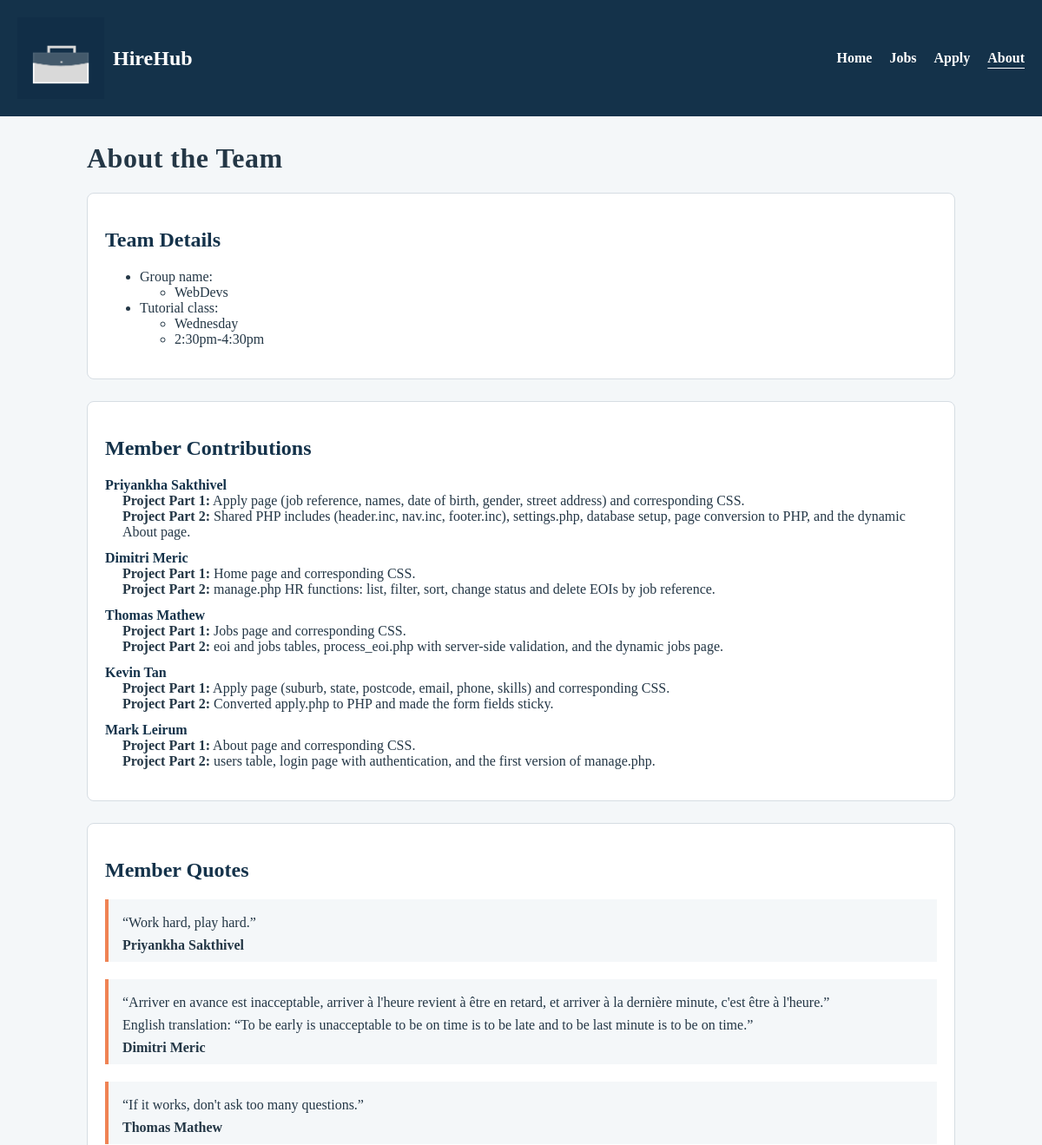
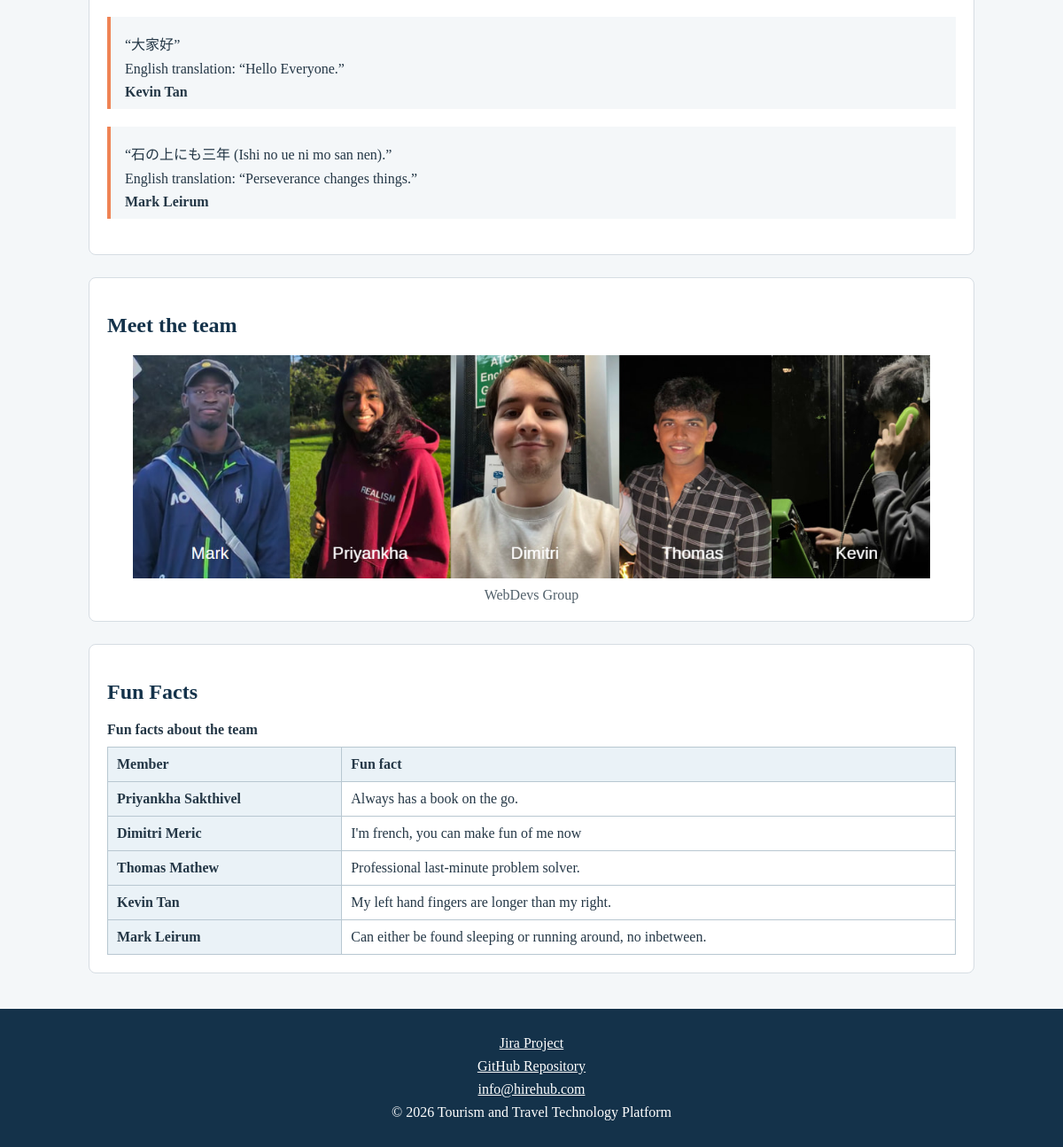
Page /about.php on the committed database (2 pictures, top to bottom).
### tables this page shows
CREATE TABLE about_group (
    id INT AUTO_INCREMENT PRIMARY KEY,
    group_name VARCHAR(100) NOT NULL,
    class_day VARCHAR(30) NOT NULL,
    class_time VARCHAR(30) NOT NULL,
    photo_path VARCHAR(255) NOT NULL,
    photo_alt VARCHAR(255) NOT NULL,
    photo_caption VARCHAR(100) NOT NULL
) DEFAULT CHARSET=utf8mb4;

CREATE TABLE members (
    member_id INT AUTO_INCREMENT PRIMARY KEY,
    full_name VARCHAR(100) NOT NULL,
    part1_work TEXT NOT NULL,
    part2_work TEXT NOT NULL,
    quote TEXT,
    quote_translation TEXT,
    fun_fact VARCHAR(255)
) DEFAULT CHARSET=utf8mb4;

### about.php (the view, shortened to what this page needs)
<?php
$body_class = "about-page";
include 'header.inc';
?>
<?php
require_once "settings.php";
$conn = @mysqli_connect($host, $user, $pwd, $sql_db);
if ($conn) {
    mysqli_set_charset($conn, "utf8mb4");
}
?>
	<main>
		<h1 class="page-title-spaced">About the Team</h1>
		<?php if (!$conn) { ?>
			<p>Sorry, the team information is currently unavailable. Please try again later.</p>
		<?php } else { ?>
		<?php
		$result= mysqli_query($conn, "SELECT * FROM about_group");
        $group = mysqli_fetch_assoc($result);
        ?>
        <section class="team-details">
            <h2>Team Details</h2>
            <ul>
                <li>Group name:
                    <ul>
                        <li><?php echo htmlspecialchars($group['group_name']); ?></li>
                    </ul>
                </li>
                <li>Tutorial class:
                    <ul>
                        <li><?php echo htmlspecialchars($group['class_day']); ?></li>
                        <li><?php echo htmlspecialchars($group['class_time']); ?></li>
                    </ul>
                </li>
            </ul>
        </section>
		<section>
			<h2>Member Contributions</h2>
			<dl>
			  <?php
                $result = mysqli_query($conn, "SELECT full_name, part1_work, part2_work FROM members ORDER BY member_id");
                if (mysqli_num_rows($result) > 0) {
                    while ($row = mysqli_fetch_assoc($result)) {
                        echo "<dt>" . htmlspecialchars($row['full_name']) . "</dt>";
                        echo "<dd><strong>Project Part 1:</strong> " . htmlspecialchars($row['part1_work']) . "</dd>";
                        echo "<dd><strong>Project Part 2:</strong> " . htmlspecialchars($row['part2_work']) . "</dd>";
                    }
                } else {
                    echo "<dd>There are no members to display.</dd>";
                }
                ?>
			</dl>
		</section>
		<section>
            <h2>Member Quotes</h2>
            <?php
            $result = mysqli_query($conn, "SELECT full_name, quote, quote_translation FROM members ORDER BY member_id");
            while ($row = mysqli_fetch_assoc($result)) {
                echo "<blockquote>";
                echo "<p>&ldquo;" . htmlspecialchars($row['quote']) . "&rdquo;</p>";
                if (!empty($row['quote_translation'])) {
                    echo "<p>English translation: &ldquo;" . htmlspecialchars($row['quote_translation']) . "&rdquo;</p>";
                }
                echo "<cite>" . htmlspecialchars($row['full_name']) . "</cite>";
                echo "</blockquote>";
            }
            ?>
        </section>
		 <section>
            <h2>Meet the team</h2>
            <figure>
                <img src="<?php echo htmlspecialchars($group['photo_path']); ?>"
                     alt="<?php echo htmlspecialchars($group['photo_alt']); ?>" width="900">
                <figcaption><?php echo htmlspecialchars($group['photo_caption']); ?></figcaption>
            </figure>
        </section>
		<section>
            <h2>Fun Facts</h2>
            <table>
                <caption>Fun facts about the team</caption>
                <thead>
                    <tr>
                        <th scope="col">Member</th>
                        <th scope="col">Fun fact</th>
                    </tr>
                </thead>
                <tbody>
                    <?php
                    $result = mysqli_query($conn, "SELECT full_name, fun_fact FROM members ORDER BY member_id");
                    while ($row = mysqli_fetch_assoc($result)) {
                        echo "<tr>";
                        echo "<th scope=\"row\">" . htmlspecialchars($row['full_name']) . "</th>";
                        echo "<td>" . htmlspecialchars($row['fun_fact']) . "</td>";
                        echo "</tr>";
                    }
                    ?>
                </tbody>
            </table>
        </section>
		<?php } ?>
	</main>
<?php include 'footer.inc'; ?>

### header.inc (shortened to what this page needs)
<!DOCTYPE html>
<html lang="en">
<head>
    <link rel="stylesheet" href="styles/styles.css">
</head>
<body class="<?php echo htmlspecialchars($body_class ?? ''); ?>">
<header aria-label="Site header">
    <a href="index.php" class="brand">
        <img src="images/Logo.png" alt="HireHub Logo" width="100">
        <span>HireHub</span>
    </a>
    <?php include 'nav.inc'; ?>
</header>

### nav.inc
<?php
$current = basename($_SERVER['PHP_SELF']);
?>
<nav aria-label="Main navigation">
  <ul>
    <li><a href="index.php" <?php if ($current == 'index.php') echo 'class="active" aria-current="page"'; ?>>Home</a></li>
    <li><a href="jobs.php" <?php if ($current == 'jobs.php') echo 'class="active" aria-current="page"'; ?>>Jobs</a></li>
    <li><a href="apply.php" <?php if ($current == 'apply.php') echo 'class="active" aria-current="page"'; ?>>Apply</a></li>
    <li><a href="about.php" <?php if ($current == 'about.php') echo 'class="active" aria-current="page"'; ?>>About</a></li>
  </ul>
</nav>

### footer.inc (shortened to what this page needs)
<footer aria-label="Site footer">
    <p><a href="https://studentteam2.atlassian.net/browse/G2">Jira Project</a></p>
    <p><a href="https://github.com/Priyankha-Sakthivel/Applied-Web-Project-Part-2">GitHub Repository</a></p>
    <p><a href="mailto:info@hirehub.com">info@hirehub.com</a></p>
    <p>&copy; 2026 Tourism and Travel Technology Platform</p>
</footer>
</body>
</html>

### styles/styles.css (style rules this page uses)
html { background-color: #eef1f4; }
body { margin: 0; min-height: 100vh; }
body { animation: fadeIn 0.35s ease-in; }
header { background-color: #14324a; color: white; padding: 20px; display: flex; align-items: center; justify-content: space-between; }
header img { width: 100px; height: auto; }
header .brand { display: flex; align-items: center; gap: 10px; color: white; text-decoration: none; font-size: 1.5rem; font-weight: bold; }
nav ul { list-style: none; padding: 0; margin: 0; display: flex; gap: 20px; }
nav a { color: white; text-decoration: none; font-weight: bold; }
footer { background-color: #14324a; color: white; text-align: center; padding: 30px 20px; margin-top: 40px; }
footer a { color: white; }
footer p { margin: 0 0 8px; }
footer p:last-child { margin-bottom: 0; }
nav a.active { color: #ffffff; font-weight: 700; text-decoration: underline; text-underline-offset: 6px; }
.about-page { color: #243746; background-color: #f4f7f9; }
.about-page main { width: 90%; max-width: 1000px; margin: 30px auto; }
.about-page section { background-color: white; border: 1px solid #d6dde3; border-radius: 8px; margin-bottom: 25px; padding: 20px; }
.about-page h2 { color: #14324a; }
.about-page dt { color: #14324a; font-weight: bold; margin-top: 12px; }
.about-page dd { margin-left: 20px; }
.about-page blockquote { border-left: 4px solid #ef8354; margin: 20px 0; padding-left: 16px; }
.about-page blockquote p { margin: 8px 0; }
.about-page cite { font-style: normal; font-weight: bold; }
.about-page figure { margin: 0; text-align: center; }
.about-page figure img { display: block; height: auto; margin: 0 auto; max-width: 100%; }
.about-page figcaption { color: #52616b; margin-top: 10px; }
.about-page table { border-collapse: collapse; width: 100%; }
.about-page caption { font-weight: bold; margin-bottom: 10px; text-align: left; }
.about-page th, .about-page td { border: 1px solid #b8c7d1; padding: 10px; text-align: left; }
.about-page th { background-color: #eaf2f7; }
.about-page blockquote { background-color: #f4f7f9; padding: 10px 16px; }
.page-title-spaced { letter-spacing: 0.5px; }

### rows in the picture
about_group: group_name "WebDevs", class_day "Wednesday", class_time "2:30pm-4:30pm", photo_path (picture), photo_caption "WebDevs Group"
members: full_name "Priyankha Sakthivel", part1_work "Apply page (job reference, names, date of birth, gender, street address) and corresponding CSS.", part2_work "Shared PHP includes (header.inc, nav.inc, footer.inc), settings.php, database setup, page conversion to PHP, and the dynamic About page.", quote "Work hard, play hard.", fun_fact "Always has a book on the go."
members: full_name "Dimitri Meric", part1_work "Home page and corresponding CSS.", part2_work "manage.php HR functions: list, filter, sort, change status and delete EOIs by job reference.", quote "Arriver en avance est inacceptable, arriver à l'heure revient à être en retard, et arriver à la dernière minute, c'est être à l'heure.", quote_translation "To be early is unacceptable to be on time is to be late and to be last minute is to be on time.", fun_fact "I'm french, you can make fun of me now"
members: full_name "Thomas Mathew", part1_work "Jobs page and corresponding CSS.", part2_work "eoi and jobs tables, process_eoi.php with server-side validation, and the dynamic jobs page.", quote "If it works, don't ask too many questions.", fun_fact "Professional last-minute problem solver."
members: full_name "Kevin Tan", part1_work "Apply page (suburb, state, postcode, email, phone, skills) and corresponding CSS.", part2_work "Converted apply.php to PHP and made the form fields sticky.", quote "大家好", quote_translation "Hello Everyone.", fun_fact "My left hand fingers are longer than my right."
members: full_name "Mark Leirum", part1_work "About page and corresponding CSS.", part2_work "users table, login page with authentication, and the first version of manage.php.", quote "石の上にも三年 (Ishi no ue ni mo san nen).", quote_translation "Perseverance changes things.", fun_fact "Can either be found sleeping or running around, no inbetween."
